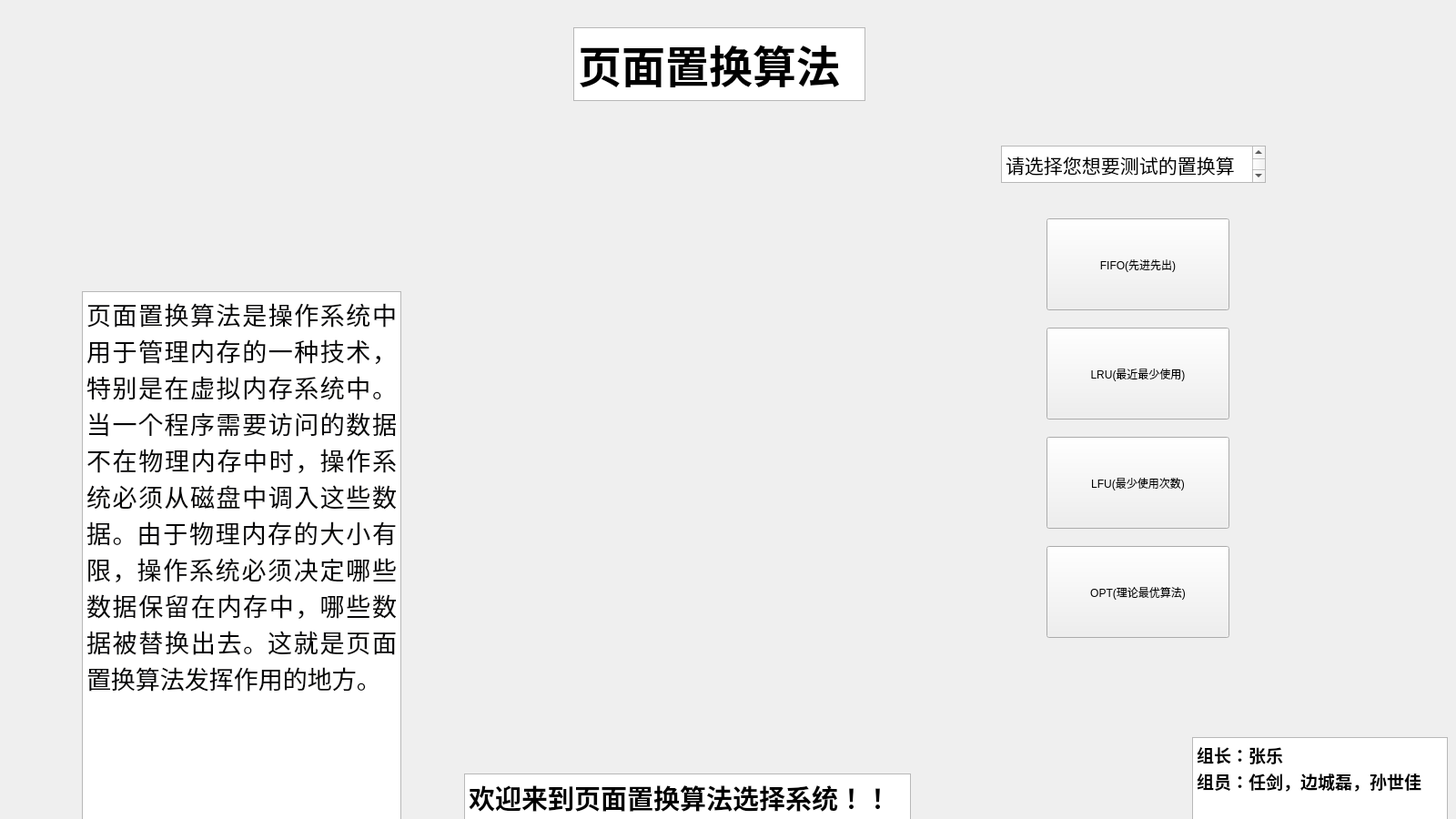
<?xml version="1.0" encoding="UTF-8"?>
<ui version="4.0">
 <class>Page_Replacement_Algorithm</class>
 <widget class="QWidget" name="Page_Replacement_Algorithm">
  <property name="geometry">
   <rect>
    <x>0</x>
    <y>0</y>
    <width>1600</width>
    <height>900</height>
   </rect>
  </property>
  <property name="windowTitle">
   <string>Form</string>
  </property>
  <widget class="QPushButton" name="FIFO">
   <property name="geometry">
    <rect>
     <x>1150</x>
     <y>240</y>
     <width>201</width>
     <height>101</height>
    </rect>
   </property>
   <property name="text">
    <string>FIFO(先进先出)</string>
   </property>
  </widget>
  <widget class="QPushButton" name="LRU">
   <property name="geometry">
    <rect>
     <x>1150</x>
     <y>360</y>
     <width>201</width>
     <height>101</height>
    </rect>
   </property>
   <property name="text">
    <string>LRU(最近最少使用)</string>
   </property>
  </widget>
  <widget class="QPushButton" name="LFU">
   <property name="geometry">
    <rect>
     <x>1150</x>
     <y>480</y>
     <width>201</width>
     <height>101</height>
    </rect>
   </property>
   <property name="text">
    <string>LFU(最少使用次数)</string>
   </property>
  </widget>
  <widget class="QPushButton" name="OPT">
   <property name="geometry">
    <rect>
     <x>1150</x>
     <y>600</y>
     <width>201</width>
     <height>101</height>
    </rect>
   </property>
   <property name="text">
    <string>OPT(理论最优算法)</string>
   </property>
  </widget>
  <widget class="QLabel" name="label_3">
   <property name="geometry">
    <rect>
     <x>180</x>
     <y>70</y>
     <width>201</width>
     <height>171</height>
    </rect>
   </property>
   <property name="text">
    <string/>
   </property>
   <property name="pixmap">
    <pixmap>../../down/OIP-C.jpg</pixmap>
   </property>
  </widget>
  <widget class="QTextEdit" name="textEdit">
   <property name="geometry">
    <rect>
     <x>510</x>
     <y>850</y>
     <width>491</width>
     <height>111</height>
    </rect>
   </property>
   <property name="documentTitle">
    <string/>
   </property>
   <property name="lineWrapMode">
    <enum>QTextEdit::LineWrapMode::NoWrap</enum>
   </property>
   <property name="html">
    <string>&lt;!DOCTYPE HTML PUBLIC &quot;-//W3C//DTD HTML 4.0//EN&quot; &quot;http://www.w3.org/TR/REC-html40/strict.dtd&quot;&gt;
&lt;html&gt;&lt;head&gt;&lt;meta name=&quot;qrichtext&quot; content=&quot;1&quot; /&gt;&lt;meta charset=&quot;utf-8&quot; /&gt;&lt;style type=&quot;text/css&quot;&gt;
p, li { white-space: pre-wrap; }
hr { height: 1px; border-width: 0; }
li.unchecked::marker { content: &quot;\2610&quot;; }
li.checked::marker { content: &quot;\2612&quot;; }
&lt;/style&gt;&lt;/head&gt;&lt;body style=&quot; font-family:'Microsoft YaHei UI'; font-size:9pt; font-weight:400; font-style:normal;&quot;&gt;
&lt;p style=&quot; margin-top:0px; margin-bottom:0px; margin-left:0px; margin-right:0px; -qt-block-indent:0; text-indent:0px;&quot;&gt;&lt;span style=&quot; font-size:22pt; font-weight:700;&quot;&gt;欢迎来到页面置换算法选择系统！！&lt;/span&gt;&lt;/p&gt;
&lt;p style=&quot;-qt-paragraph-type:empty; margin-top:0px; margin-bottom:0px; margin-left:0px; margin-right:0px; -qt-block-indent:0; text-indent:0px;&quot;&gt;&lt;br /&gt;&lt;/p&gt;&lt;/body&gt;&lt;/html&gt;</string>
   </property>
  </widget>
  <widget class="QTextBrowser" name="textBrowser_2">
   <property name="geometry">
    <rect>
     <x>1100</x>
     <y>160</y>
     <width>291</width>
     <height>41</height>
    </rect>
   </property>
   <property name="lineWrapColumnOrWidth">
    <number>-1</number>
   </property>
   <property name="html">
    <string>&lt;!DOCTYPE HTML PUBLIC &quot;-//W3C//DTD HTML 4.0//EN&quot; &quot;http://www.w3.org/TR/REC-html40/strict.dtd&quot;&gt;
&lt;html&gt;&lt;head&gt;&lt;meta name=&quot;qrichtext&quot; content=&quot;1&quot; /&gt;&lt;meta charset=&quot;utf-8&quot; /&gt;&lt;style type=&quot;text/css&quot;&gt;
p, li { white-space: pre-wrap; }
hr { height: 1px; border-width: 0; }
li.unchecked::marker { content: &quot;\2610&quot;; }
li.checked::marker { content: &quot;\2612&quot;; }
&lt;/style&gt;&lt;/head&gt;&lt;body style=&quot; font-family:'Microsoft YaHei UI'; font-size:9pt; font-weight:400; font-style:normal;&quot;&gt;
&lt;p style=&quot; margin-top:0px; margin-bottom:0px; margin-left:0px; margin-right:0px; -qt-block-indent:0; text-indent:0px;&quot;&gt;&lt;span style=&quot; font-size:16pt;&quot;&gt;请选择您想要测试的置换算法&lt;/span&gt;&lt;/p&gt;&lt;/body&gt;&lt;/html&gt;</string>
   </property>
  </widget>
  <widget class="QTextBrowser" name="textBrowser_3">
   <property name="geometry">
    <rect>
     <x>630</x>
     <y>30</y>
     <width>321</width>
     <height>81</height>
    </rect>
   </property>
   <property name="html">
    <string>&lt;!DOCTYPE HTML PUBLIC &quot;-//W3C//DTD HTML 4.0//EN&quot; &quot;http://www.w3.org/TR/REC-html40/strict.dtd&quot;&gt;
&lt;html&gt;&lt;head&gt;&lt;meta name=&quot;qrichtext&quot; content=&quot;1&quot; /&gt;&lt;meta charset=&quot;utf-8&quot; /&gt;&lt;style type=&quot;text/css&quot;&gt;
p, li { white-space: pre-wrap; }
hr { height: 1px; border-width: 0; }
li.unchecked::marker { content: &quot;\2610&quot;; }
li.checked::marker { content: &quot;\2612&quot;; }
&lt;/style&gt;&lt;/head&gt;&lt;body style=&quot; font-family:'Microsoft YaHei UI'; font-size:9pt; font-weight:400; font-style:normal;&quot;&gt;
&lt;p style=&quot; margin-top:0px; margin-bottom:0px; margin-left:0px; margin-right:0px; -qt-block-indent:0; text-indent:0px;&quot;&gt;&lt;span style=&quot; font-size:36pt; font-weight:700;&quot;&gt;页面置换算法&lt;/span&gt;&lt;/p&gt;&lt;/body&gt;&lt;/html&gt;</string>
   </property>
  </widget>
  <widget class="QTextBrowser" name="textBrowser">
   <property name="geometry">
    <rect>
     <x>90</x>
     <y>320</y>
     <width>351</width>
     <height>611</height>
    </rect>
   </property>
   <property name="documentTitle">
    <string/>
   </property>
   <property name="undoRedoEnabled">
    <bool>false</bool>
   </property>
   <property name="html">
    <string>&lt;!DOCTYPE HTML PUBLIC &quot;-//W3C//DTD HTML 4.0//EN&quot; &quot;http://www.w3.org/TR/REC-html40/strict.dtd&quot;&gt;
&lt;html&gt;&lt;head&gt;&lt;meta name=&quot;qrichtext&quot; content=&quot;1&quot; /&gt;&lt;meta charset=&quot;utf-8&quot; /&gt;&lt;style type=&quot;text/css&quot;&gt;
p, li { white-space: pre-wrap; }
hr { height: 1px; border-width: 0; }
li.unchecked::marker { content: &quot;\2610&quot;; }
li.checked::marker { content: &quot;\2612&quot;; }
&lt;/style&gt;&lt;/head&gt;&lt;body style=&quot; font-family:'Microsoft YaHei UI'; font-size:9pt; font-weight:400; font-style:normal;&quot;&gt;
&lt;p align=&quot;justify&quot; style=&quot; margin-top:0px; margin-bottom:0px; margin-left:0px; margin-right:0px; -qt-block-indent:0; text-indent:0px;&quot;&gt;&lt;span style=&quot; font-family:'-apple-system','blinkmacsystemfont','Helvetica Neue','helvetica','segoe ui','arial','roboto','PingFang SC','miui','Hiragino Sans GB','Microsoft Yahei','sans-serif'; font-size:20pt; color:#060607; background-color:#ffffff;&quot;&gt;页面置换算法是操作系统中用于管理内存的一种技术，特别是在虚拟内存系统中。当一个程序需要访问的数据不在物理内存中时，操作系统必须从磁盘中调入这些数据。由于物理内存的大小有限，操作系统必须决定哪些数据保留在内存中，哪些数据被替换出去。这就是页面置换算法发挥作用的地方。&lt;/span&gt;&lt;/p&gt;&lt;/body&gt;&lt;/html&gt;</string>
   </property>
  </widget>
  <widget class="QTextBrowser" name="textBrowser_4">
   <property name="geometry">
    <rect>
     <x>1310</x>
     <y>810</y>
     <width>281</width>
     <height>192</height>
    </rect>
   </property>
   <property name="html">
    <string>&lt;!DOCTYPE HTML PUBLIC &quot;-//W3C//DTD HTML 4.0//EN&quot; &quot;http://www.w3.org/TR/REC-html40/strict.dtd&quot;&gt;
&lt;html&gt;&lt;head&gt;&lt;meta name=&quot;qrichtext&quot; content=&quot;1&quot; /&gt;&lt;meta charset=&quot;utf-8&quot; /&gt;&lt;style type=&quot;text/css&quot;&gt;
p, li { white-space: pre-wrap; }
hr { height: 1px; border-width: 0; }
li.unchecked::marker { content: &quot;\2610&quot;; }
li.checked::marker { content: &quot;\2612&quot;; }
&lt;/style&gt;&lt;/head&gt;&lt;body style=&quot; font-family:'Microsoft YaHei UI'; font-size:9pt; font-weight:400; font-style:normal;&quot;&gt;
&lt;p style=&quot; margin-top:0px; margin-bottom:0px; margin-left:0px; margin-right:0px; -qt-block-indent:0; text-indent:0px;&quot;&gt;&lt;span style=&quot; font-size:14pt; font-weight:700;&quot;&gt;组长：张乐&lt;/span&gt;&lt;/p&gt;
&lt;p style=&quot; margin-top:0px; margin-bottom:0px; margin-left:0px; margin-right:0px; -qt-block-indent:0; text-indent:0px;&quot;&gt;&lt;span style=&quot; font-size:14pt; font-weight:700;&quot;&gt;组员：任剑，边城磊，孙世佳&lt;/span&gt;&lt;/p&gt;&lt;/body&gt;&lt;/html&gt;</string>
   </property>
  </widget>
 </widget>
 <resources/>
 <connections/>
</ui>
